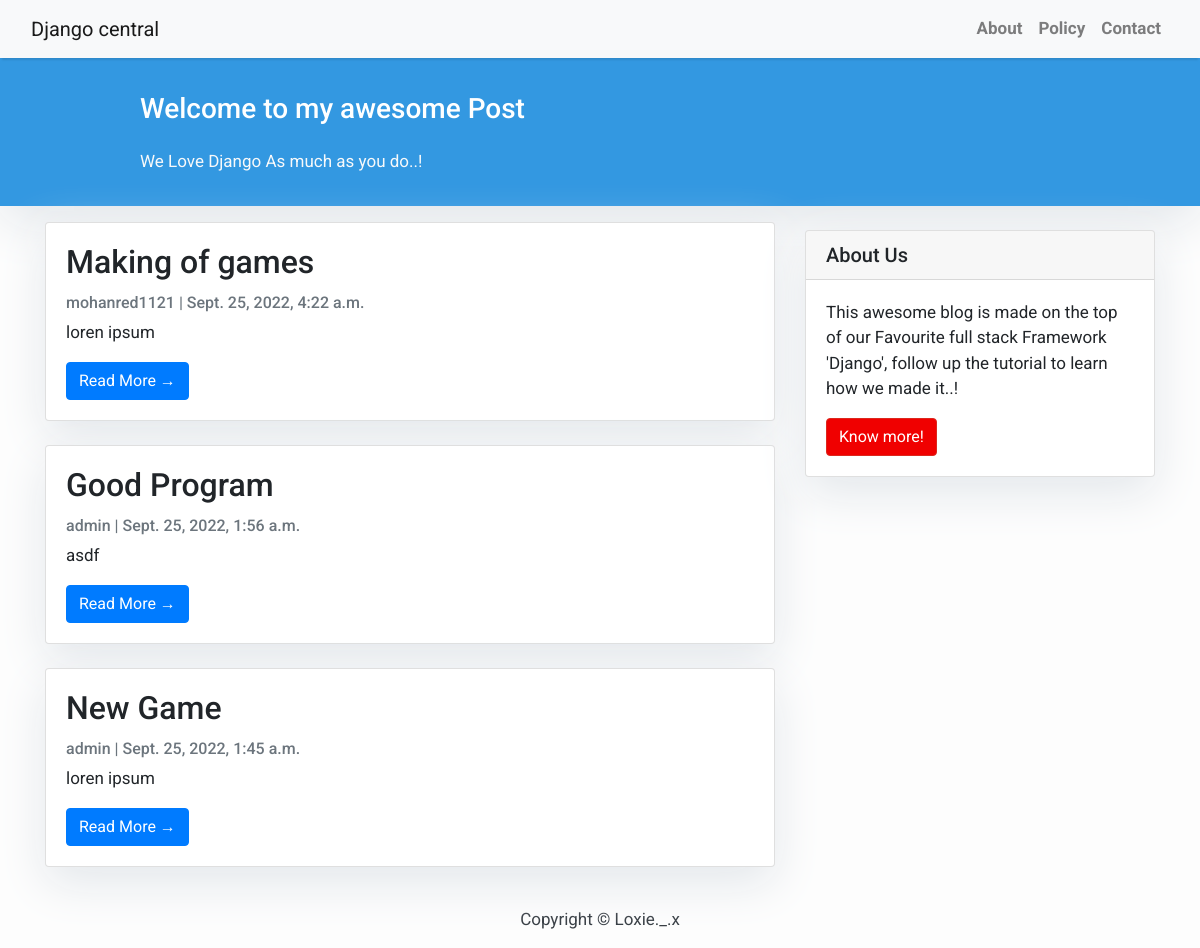
The page / on the database its author committed.
### blog_app/models.py (models this page shows, shortened)
class Post(models.Model):
    title = models.CharField(max_length=200, unique=True)
    slug = models.SlugField(unique=True, max_length=100)
    author = models.ForeignKey(User, on_delete=models.CASCADE, related_name='blog_post')
    content = FroalaField()
    publish = models.DateTimeField(auto_now_add=True)
    updated = models.DateTimeField(auto_now= True)
    status = models.IntegerField(choices=status, default=0)
    class Meta:
        ordering = ['-publish']

### blog_app/views.py (the view)
# urls.py: path('', views.BlogList.as_view(), name='home'),
class BlogList(generic.ListView):
    queryset = Post.objects.filter(status=1).order_by('-publish')
    template_name = 'index.html'

### templates/index.html (shortened to what this page needs)
{% extends "base.html" %}
{% block content %}
<header class="masthead">
    <div class="container">
        <div class="row">
            <div class=" col-md-8 col-md-10 mx-auto">
                <div class="site-heading">
                    <h3 class=" site-heading my-4 mt-3 text-white"> Welcome to my awesome Post </h3>
                    <p class="text-light">We Love Django As much as you do..! &nbsp
                    </p>
                </div>
            </div>
        </div>
    </div>
</header>
<div class="container">
    <div class="row">
        <div class="col-md-8 mt-3 left">
            {% for post in post_list %}
            <div class="card mb-4">
                <div class="card-body">
                    <h2 class="card-title">{{ post.title }}</h2>
                    <p class="card-text text-muted h6">{{ post.author }} | {{ post.publish}} </p>
                    <p class="card-text">{{post.content|slice:":200" }}</p>
                    <a href="{% url 'post_detail' post.slug  %}" class="btn btn-primary">Read More &rarr;</a>
                </div>
            </div>
            {% endfor %}
        </div>
        {% block sidebar %} {% include 'sidebar.html' %} {% endblock sidebar %}
    </div>
</div>
{%endblock%}

### templates/base.html (shortened to what this page needs)
<!DOCTYPE html>
<html>
    <head>
        <link rel="stylesheet" href="https://maxcdn.bootstrapcdn.com/bootstrap/4.0.0/css/bootstrap.min.css"
 />
    </head>
    <body>
        <nav class="navbar navbar-expand-lg navbar-light bg-light shadow" id="mainNav">
            <div class="container-fluid">
                <a class="navbar-brand" href="{% url 'home' %}">Django central</a>
                <div class="collapse navbar-collapse" id="navbarResponsive">
                    <ul class="navbar-nav ml-auto">
                        <li class="nav-item text-black">
                            <a class="nav-link text-black font-weight-bold" href="#">About</a>
                        </li>
                        <li class="nav-item text-black">
                            <a class="nav-link text-black font-weight-bold" href="#">Policy</a>
                        </li>
                        <li class="nav-item text-black">
                            <a class="nav-link text-black font-weight-bold" href="#">Contact</a>
                        </li>
                    </ul>
                </div>
            </div>
        </nav>
        {% block content %}{% endblock content %}
        <footer class="py-3 bg-grey">
            <p class="m-0 text-dark text-center ">Copyright &copy; Loxie._.x</p>
        </footer>
    </body>
</html>

### templates/sidebar.html (shortened to what this page needs)
{% block sidebar %}
<div class="col-md-4 float-right ">
<div class="card my-4">
    <h5 class="card-header">About Us</h5>
<div class="card-body">
    <p class="card-text"> This awesome blog is made on the top of our Favourite full stack Framework 'Django', follow up the tutorial to learn how we made it..!</p>
    <a href="https://djangocentral.com/building-a-blog-application-with-django"
       class="btn btn-danger">Know more!</a>
</div>
</div>
</div>
{% endblock sidebar %}

### templates/index.html (style rules this page uses)
body { font-family: "Roboto", sans-serif; font-size: 18px; background-color: #fdfdfd; }
.card { box-shadow: 0 16px 48px #E3E7EB; }

### templates/sidebar.html (style rules this page uses)
body { font-family: "Roboto", sans-serif; font-size: 17px; background-color: #fdfdfd; }
.shadow { box-shadow: 0 4px 2px -2px rgba(0, 0, 0, 0.1); }
.btn-danger { color: #fff; background-color: #f00000; border-color: #dc281e; }
.masthead { background: #3398E1; height: auto; padding-bottom: 15px; box-shadow: 0 16px 48px #E3E7EB; padding-top: 10px; }
.card { box-shadow: 0 16px 48px #E3E7EB; }

### rows shown on the page
Post: title "Making of games", author "mohanred1121", publish "Sept. 25, 2022, 4:22 a.m.", content "loren ipsum"
Post: title "Good Program", author "admin", publish "Sept. 25, 2022, 1:56 a.m.", content "asdf"
Post: title "New Game", author "admin", publish "Sept. 25, 2022, 1:45 a.m.", content "loren ipsum"
